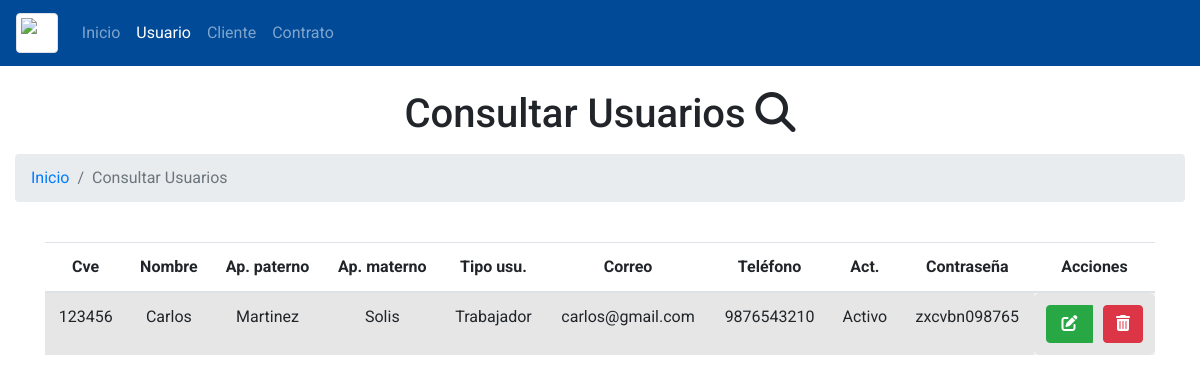
Screenshot of /consultar_usuarios.php (signed in) with the database file from the repository.
### tables this page shows
CREATE TABLE `usuarios` (
  `id_User` int(8) NOT NULL COMMENT 'Identificador único de usuario',
  `nom_User` varchar(30) NOT NULL COMMENT 'Nombre del usuario',
  `ap_PatU` varchar(20) NOT NULL COMMENT 'Apellido paterno del usuario',
  `ap_MatU` varchar(20) NOT NULL COMMENT 'Apellido materno del usuario',
  `tipo_User` int(11) NOT NULL COMMENT 'Tipo de usuario',
  `correo_User` mediumtext NOT NULL COMMENT 'Correo del usuario',
  `tel_User` bigint(20) NOT NULL COMMENT 'Telefono del usuario',
  `act_User` tinyint(1) NOT NULL COMMENT 'Verificador de actividad del usuario',
  `pass_User` varchar(12) NOT NULL COMMENT 'Contraseña del usuario'
);

### consultar_usuarios.php (the view, shortened to what this page needs)
<!DOCTYPE html>
<html lang="en">
<head>
  <link href="https://cdn.jsdelivr.net/npm/bootstrap@5.3.1/dist/css/bootstrap.min.css" rel="stylesheet">
<link rel="stylesheet" href="https://maxcdn.bootstrapcdn.com/bootstrap/4.5.2/css/bootstrap.min.css">
  <link href="https://cdn.jsdelivr.net/npm/bootstrap@5.2.1/dist/css/bootstrap.min.css" rel="stylesheet"
>
<link rel="stylesheet" href="https://maxcdn.bootstrapcdn.com/bootstrap/4.5.2/css/bootstrap.min.css">
  <link rel="stylesheet" href="https://cdnjs.cloudflare.com/ajax/libs/font-awesome/6.4.2/css/all.min.css" />
  <link rel="stylesheet" type="text/css" href="//cdn.datatables.net/1.13.6/css/jquery.dataTables.min.css">
</head>
<body style="font-family: Roboto; ">
  <header style="font-family: Roboto; ">
  <nav class="navbar navbar-expand-sm navbar-dark " style="background-color: #004A98;">
        <a class="navbar-brand"  href="#"><img src="https://encrypted-tbn0.gstatic.com/images?q=tbn:ANd9GcRIV7jNuxG7PQhpl_uAbWUzB5UrDGk66CbSUIGoUh4JEQBCNhqi2CWj5eIQNQEXIIctIuk&usqp=CAU" class="img-thumbnail" alt="..." style="width: 50px ;" style="border: 0cm;"></a>
        <div class="collapse navbar-collapse d-flex justify-content-evenly" id="collapsibleNavId">
          <ul class="navbar-nav me-auto mt-2 mt-lg-0">
            <li class="nav-item">
                <a class="nav-link dropdown" href="inicio.php" aria-current="page">Inicio <span class="visually-hidden">(current)</span></a>
            </li>
            <li class="nav-item active">
              <a class="nav-link" href="consultar_usuarios.php"  role="button" >
                Usuario
              </a>
            </li>
            <li class="nav-item dropdown">
              <a class="nav-link" href="consultar_cliente.php"  role="button" >
                Cliente
              </a>
            </li>
            <li class="nav-item dropdown">
              <a class="nav-link" href="consultar_contrato.php"  role="button" >
                Contrato
              </a>
            </li>
        </ul>
        </div>
        <br>
    </nav>
  </header>
<main>
<br>
<div class="container">
    <h1 style="font-size: bold; text-align: center;">Consultar Usuarios <i class="fa-solid fa-magnifying-glass"></i></h1>
</div>
<div class="container-fluid mt-3">
      <nav aria-label="breadcrumb">
        <ol class="breadcrumb">
          <li class="breadcrumb-item"><a href="inicio.php">Inicio</a></li>
          <li class="breadcrumb-item active" aria-current="page">Consultar Usuarios</li>
        </ol>
      </nav>
</div>
  <br>
  <div class="container text-center">
  <div class="table-responsive">
    <table class="table table-no-border table-striped" style="margin: 0 auto;" id="table">
      <thead>
        <tr>
          <th>Cve</th>
          <th>Nombre</th>
          <th>Ap. paterno</th>
          <th>Ap. materno</th>
          <th>Tipo usu.</th>
          <th>Correo</th>
          <th>Teléfono</th>
          <th>Act.</th>
          <th>Contraseña</th>
          <th>Acciones</th>
        </tr>
      </thead>
      <tbody>
        <?php
        require "conexion.php";
        $query = "SELECT * FROM usuarios WHERE tipo_User = 2";
        $result = $mysqli->query($query);
        while ($row = $result->fetch_assoc()) {
          echo "<tr>";
          echo "<td>" . $row["id_User"] . "</td>";
          echo "<td>" . $row["nom_User"] . "</td>";
          echo "<td>" . $row["ap_PatU"] . "</td>";
          echo "<td>" . $row["ap_MatU"] . "</td>";
          echo "<td>";
          if ($row["tipo_User"] == 1) {
              echo "Administrador";
          } elseif ($row["tipo_User"] == 2) {
              echo "Trabajador";
          } else {
              echo "Otro";
          }
          echo "</td>";
          echo "<td>" . $row["correo_User"] . "</td>";
          echo "<td>" . $row["tel_User"] . "</td>";
          echo "<td>";
          if ($row["act_User"] == 1) {
            echo "Activo";
          } elseif ($row["act_User"] == 0) {
            echo "Inactivo";
          } else {
            echo "Otro";
          }
          echo "</td>";
          echo "<td>" . $row["pass_User"] . "</td>";
          echo "<td class='btn-group'>
            <button type=\"button\" class=\"btn btn-success\" data-bs-toggle=\"modal\" data-bs-target=\"#staticBackdrop{$row['id_User']}\"><i class='fas fa-edit'></i></button>
            <form action=\"eliminar_usuario.php\" method=\"GET\" style=\"display: inline-block;\">
              <input type=\"hidden\" name=\"id\" value=\"{$row['id_User']}\">
              <button type=\"button\" class=\"btn btn-danger\" data-toggle=\"modal\" data-target=\"#confirmDeleteModal{$row['id_User']}\"><i class='fas fa-trash-alt'></i></button>
            </form>
          </td>";
          echo "</tr>";
        }
        ?>
      </tbody>
    </table>
    </div>
</div>
</main>
</body>
</html>

### consultar_usuarios.php (style rules this page uses)
.table-no-border tr, .table-no-border td { border: none; }
.btn-group { display: flex; gap: 10px; }

### rows the page displays
usuarios: id_User "123456", nom_User "Carlos", ap_PatU "Martinez", ap_MatU "Solis", shows "Trabajador", correo_User "carlos@gmail.com", tel_User "9876543210", act_User "Activo", pass_User "zxcvbn098765"
